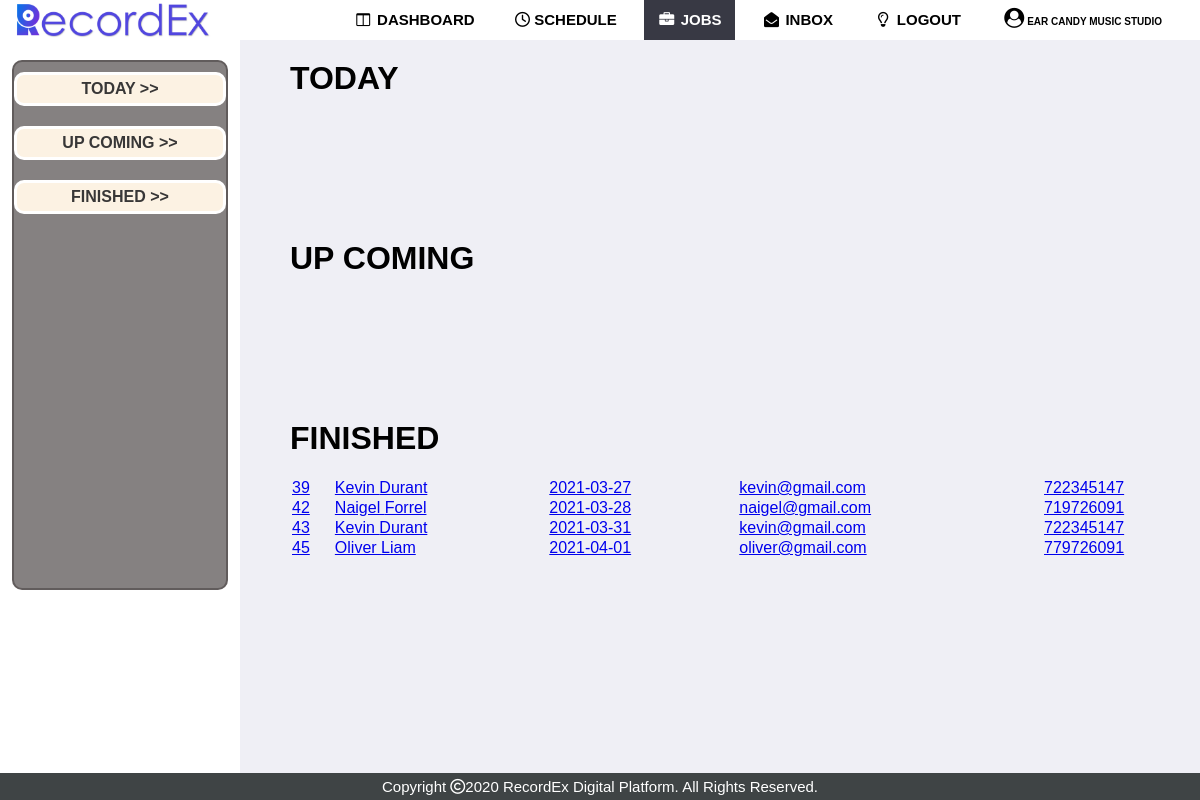
The page /view/studio/cust_request.php (signed in) on the database as committed earlier.
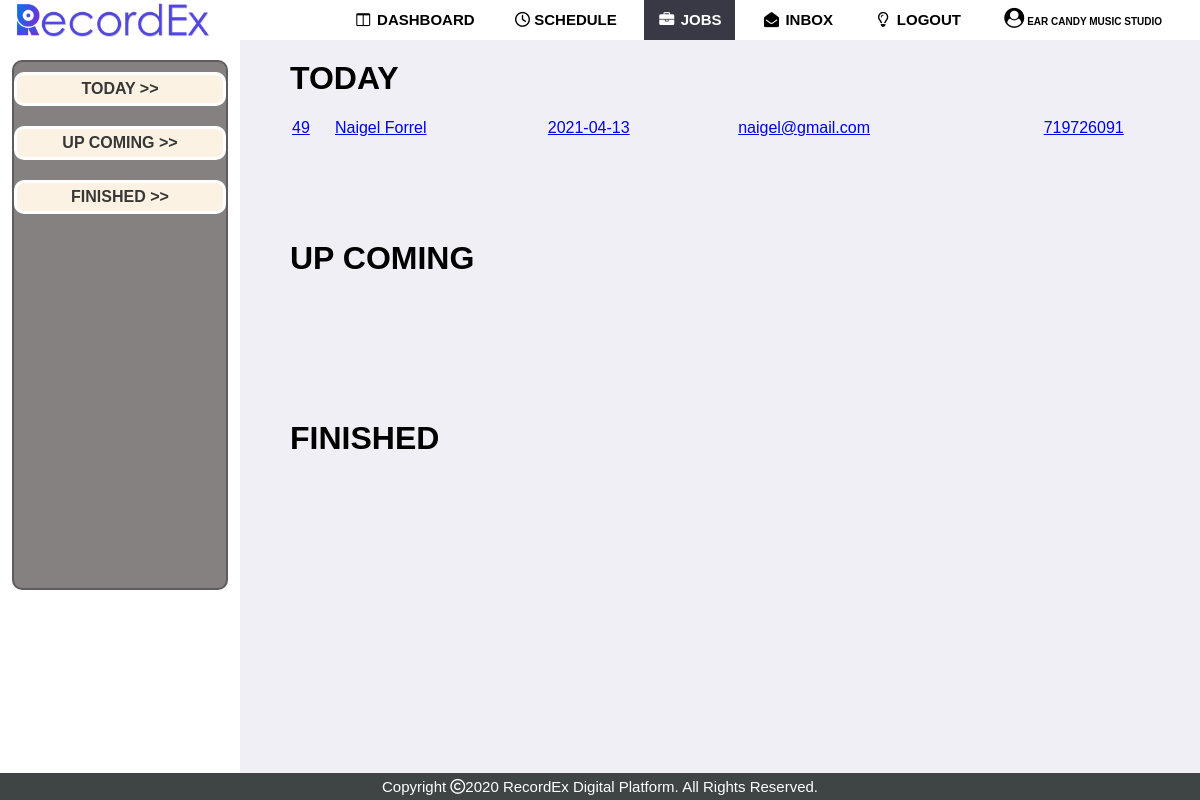
The same page on the database as committed later.
### tables this page shows
CREATE TABLE `reserved_job` (
  `job_id` int(5) NOT NULL,
  `c_id` int(5) NOT NULL,
  `studio_id` int(5) NOT NULL,
  `date` date NOT NULL,
  `choose_time` timestamp NULL DEFAULT NULL,
  `isplaced` int(1) NOT NULL DEFAULT 0,
  `rated` int(1) NOT NULL DEFAULT 0,
  `temp_blocked` int(1) NOT NULL DEFAULT 1
);

CREATE TABLE `customer` (
  `c_id` int(6) NOT NULL,
  `first_name` varchar(60) NOT NULL,
  `last_name` varchar(60) NOT NULL,
  `email` varchar(60) NOT NULL,
  `tele_no` int(10) NOT NULL,
  `password` varchar(60) NOT NULL,
  `email_verified` tinyint(1) NOT NULL DEFAULT 0,
  `blocked` int(1) NOT NULL DEFAULT 0,
  `image` varchar(500) NOT NULL,
  `status` varchar(10) NOT NULL DEFAULT 'Active now'
);

### view/studio/cust_request.php (the view, shortened to what this page needs)
<?php
require_once('../../inc/connection.php');
$today = date("Y-m-d");
$s_id = $_SESSION['user_id'];
$query1 = "SELECT * FROM reserved_job WHERE studio_id = $s_id AND isplaced = 1 AND date = '$today'";
$result_set1 = mysqli_query($connection,$query1);
$query3 = "SELECT * FROM reserved_job WHERE studio_id = $s_id AND isplaced = 1 AND date < '$today'";
$result_set3 = mysqli_query($connection,$query3);
?>
<!DOCTYPE html>
<html>
<head>
	<link rel="stylesheet" type="text/css" href="../../css/studio/cust_request.css">
</head>
<body>
  <?php require_once('../../inc/stu_dash_navbar.php');?>
  <div class="secondary">
    <div class="btnbox">
	  <a href="#today">Today >></a>
	  <a href="#upcoming">Up Coming >></a>
	  <a href="#finish">Finished >></a>
	</div>
  </div>
  <div class="primary">
		  <div class="ro1">
			<h1 id="today" style="margin-left: 40px;">TODAY</h1>
			<?php
			  echo "<table>";
			  while($row1=mysqli_fetch_assoc($result_set1)){
				$c_id = $row1['c_id'];
				$query11 = "SELECT *  FROM customer WHERE c_id = $c_id";
				$result_set11 = mysqli_query($connection,$query11);
				$record11 = mysqli_fetch_assoc($result_set11);
				echo "<tr>";
				echo "<td><a title='Job ID' href='cust_request_view.php?job=$row1[job_id]&&status=1'>".$row1['job_id']."</a></td>";
				echo "<td><a href='cust_request_view.php?job=$row1[job_id]&&status=1'>".$record11['first_name']." ".$record11['last_name']."</a></td>";
				echo "<td><a title='Booking Date' href='cust_request_view.php?job=$row1[job_id]&&status=1'>".$row1['date']."</a></td>";
				echo "<td><a href='cust_request_view.php?job=$row1[job_id]&&status=1'>".$record11['email']."</a></td>";
				echo "<td><a href='cust_request_view.php?job=$row1[job_id]&&status=1'>".$record11['tele_no']."</a></td>";
				echo "</tr>";
			  }
			  echo "</table>";
			?>
		  </div>
		  <div class="ro2">
			<h1 id="upcoming" style="margin-left: 40px;">UP COMING</h1>
		  </div>
		  <div class="ro3">
			<h1 id="finished" style="margin-left: 40px;">FINISHED</h1>
			<?php
			  echo "<table>";
			  while($row3=mysqli_fetch_assoc($result_set3)){
				$c_id = $row3['c_id'];
				$query11 = "SELECT *  FROM customer WHERE c_id = $c_id";
				$result_set11 = mysqli_query($connection,$query11);
				$record11 = mysqli_fetch_assoc($result_set11);
				echo "<tr>";
				echo "<td><a title='Job ID' href='cust_request_view.php?job=$row3[job_id]&&status=3'>".$row3['job_id']."</a></td>";
				echo "<td><a href='cust_request_view.php?job=$row3[job_id]&&status=3'>".$record11['first_name']." ".$record11['last_name']."</a></td>";
				echo "<td><a title='Booking Date' href='cust_request_view.php?job=$row3[job_id]&&status=3'>".$row3['date']."</a></td>";
				echo "<td><a href='cust_request_view.php?job=$row3[job_id]&&status=3'>".$record11['email']."</a></td>";
				echo "<td><a href='cust_request_view.php?job=$row3[job_id]&&status=3'>".$record11['tele_no']."</a></td>";
				echo "</tr>";
			  }
			  echo "</table>";
			?>
		  </div>
		</div>
  <?php require_once('../../inc/minfooter.php'); ?>
</body>
</html>

Rows that differ between the two databases and show on the page:
removed reserved_job: job_id "39", c.first_name "Kevin", c.last_name "Durant", date "2021-03-27", c.email "kevin@gmail.com", c.tele_no "722345147", shown under "FINISHED"
removed reserved_job: job_id "42", c.first_name "Naigel", c.last_name "Forrel", date "2021-03-28", c.email "naigel@gmail.com", c.tele_no "719726091", shown under "FINISHED"
removed reserved_job: job_id "43", c.first_name "Kevin", c.last_name "Durant", date "2021-03-31", c.email "kevin@gmail.com", c.tele_no "722345147", shown under "FINISHED"
removed reserved_job: job_id "45", c.first_name "Oliver", c.last_name "Liam", date "2021-04-01", c.email "oliver@gmail.com", c.tele_no "779726091", shown under "FINISHED"
added reserved_job: job_id "49", c.first_name "Naigel", c.last_name "Forrel", date "2021-04-13", c.email "naigel@gmail.com", c.tele_no "719726091", shown under "TODAY"
